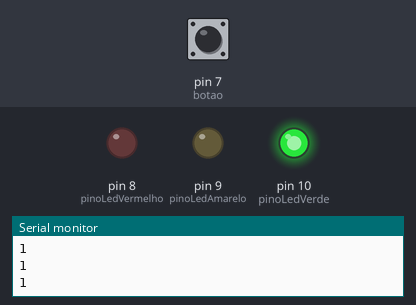
Recording of a sketch running on a simulated Arduino Uno, built with avr-gcc and run on an emulated ATmega328P. On the bench: output pins drawn as LEDs (lit = HIGH), the last lines printed to the serial monitor. Dashed ring = blinking. The test bench sets the inputs (shaded band); at power-on: pin 7 (botao) HIGH.

Above: at 5.8 s.
5.9 s: pin 7 (botao) pulled LOW for 0.15 s
At 7.2 s:
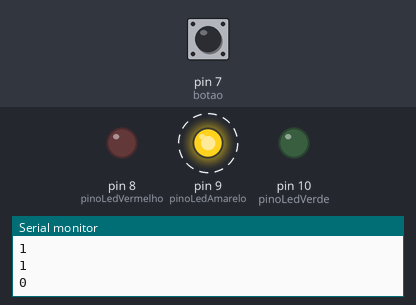
At 14.8 s:
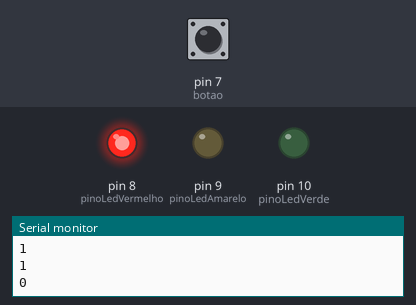
Timing chart, 0 to 15.0 s (numbered marks = the images above; inputs shaded):
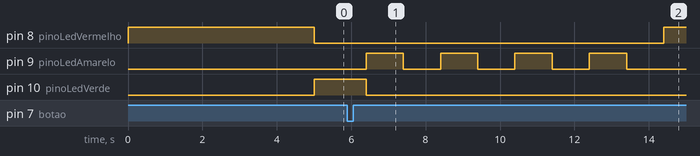

The sketch:

sketch.ino
```cpp
const int pinoLedVermelho = 8;
const int pinoLedAmarelo = 9;
const int pinoLedVerde = 10;
const int botao = 7;


void setup() {
  // put your setup code here, to run once:
  Serial.begin(115200);

  pinMode(pinoLedVermelho, OUTPUT);
  pinMode(pinoLedAmarelo, OUTPUT);
  pinMode(pinoLedVerde, OUTPUT);
  pinMode(botao, INPUT_PULLUP);
}

void loop() {
  // put your main code here, to run repeatedly:
    sinalVermelho();
    sinalVerde();
    sinalAmarelo();
}

void botaoApertado() {
    sinalAmarelo();
}

void sinalVermelho() {
  digitalWrite(pinoLedVermelho, HIGH);
  delay(5000);
  digitalWrite(pinoLedVermelho, LOW);
}

void sinalVerde() {
    digitalWrite(pinoLedVerde, HIGH);
    for (int i=0; i<1000; i++) {
      int estadoBotao = digitalRead(botao);
      if (estadoBotao==0){
        Serial.println(estadoBotao);
        i=1000;
        delay(500);
      }
      else {
        Serial.println(estadoBotao);
        delay(5);
        }
    }
    digitalWrite(pinoLedVerde, LOW);
}

void sinalAmarelo() {
  for(int i=0; i<4; i++){
    digitalWrite(pinoLedAmarelo, HIGH);
    delay(1000);
    digitalWrite(pinoLedAmarelo, LOW);
    delay(1000);
  }
}
```

Measured:
- after the input at 5.9 s, pin 8 (pinoLedVermelho): LOW → HIGH after 8.5 s; pin 10 (pinoLedVerde): HIGH → LOW after 0.50 s instead of 4.2 s
- by itself, pin 9 (pinoLedAmarelo): alternates HIGH for 1.0 s and LOW for 1.0 s
